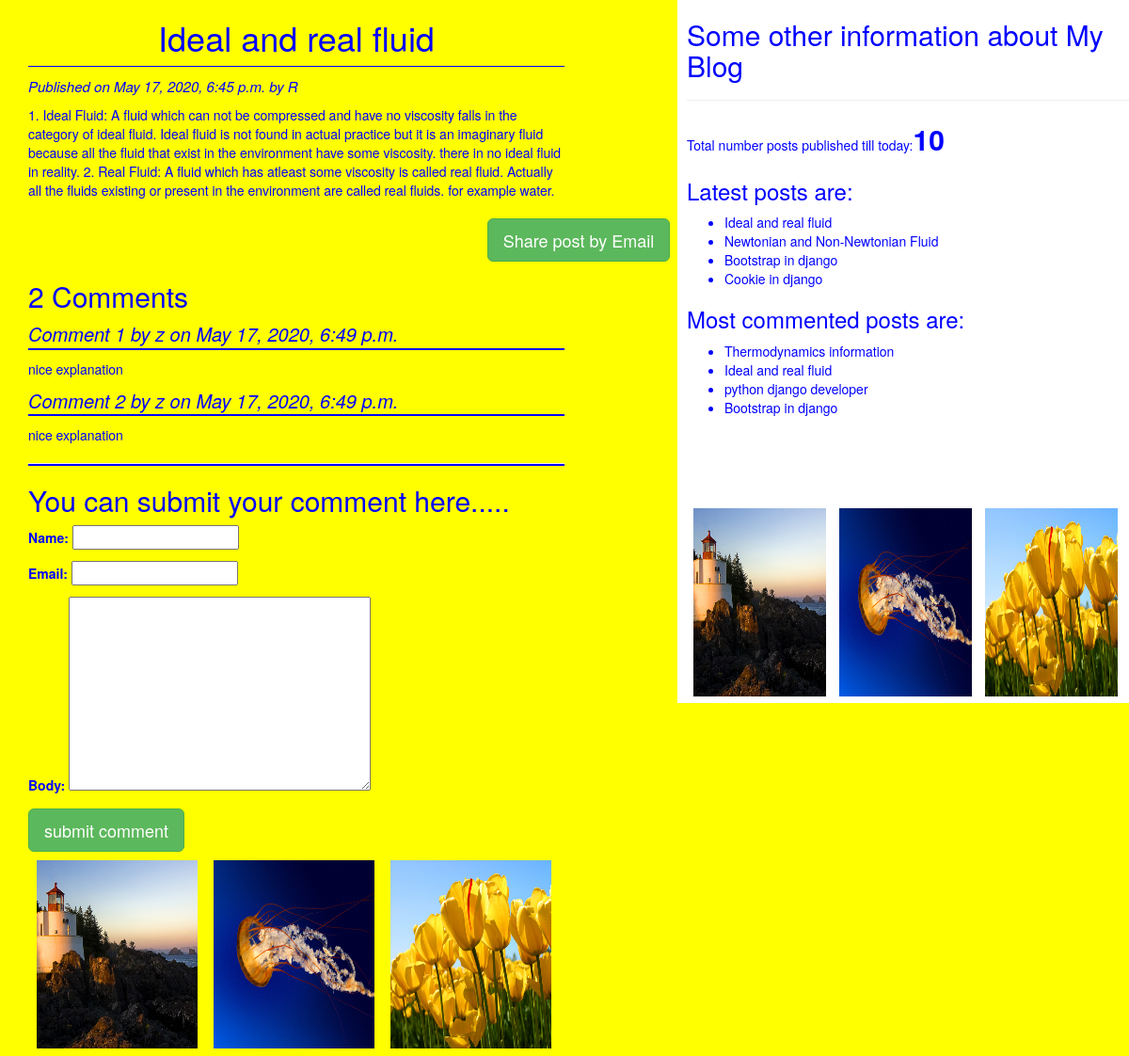
/2020/17/05/ideal-and-real-fluid/, run on the app's committed database.
### blog/models.py (models this page shows, shortened)
class Post(models.Model):
    STATUS_CHOICES=(('draft','Draft'),('published','Published'))
    title=models.CharField(max_length=256)
    slug=models.SlugField(max_length=264,unique_for_date='publish')
    body=models.TextField()
    author=models.ForeignKey(User,related_name='blog_posts',on_delete=models.CASCADE)
    publish=models.DateTimeField(default=timezone.now)
    created=models.DateTimeField(auto_now_add=True)
    updated=models.DateTimeField(auto_now=True)
    status=models.CharField(max_length=10,choices=STATUS_CHOICES,default='draft')
    objects=CustomManager()
    tags=TaggableManager() # for every post we need to associates tags which will be managed by TaggableManager
    class Meta:
        ordering=['-publish',]
    def get_absolute_url(self):
        return reverse('post_detail',args=[self.publish.year,self.publish.strftime('%d'),self.publish.strftime('%m'),self.slug])

class Comments(models.Model):
    post=models.ForeignKey(Post,related_name='comments',on_delete=models.CASCADE) #related_name='comments' it is reverse name which used to get all corresponding comments related to the post
    name=models.CharField(max_length=50)
    email=models.EmailField()
    body=models.TextField()
    created=models.DateTimeField(auto_now_add=True)
    updated=models.DateTimeField(auto_now=True)
    active=models.BooleanField(default=True) # it is required to disable a comment
    class Meta:
        ordering=['-created',]

### blog/views.py (the view)
# urls.py: path('<int:year>/<int:month>/<int:day>/<str:post>/',views.post_detail_view,name='post_detail'),
def post_detail_view(request,year,month,day,post):
    post=get_object_or_404(Post,slug=post,status='published')
    comments=post.comments.filter(active=True) # display all comments related to this post where active=True only
    csubmit=False #csubmit means commentsubmit
    if request.method=='POST':
        form=CommentsForm(request.POST) # it contains CommentsForm form data
        if form.is_valid():
            new_comment=form.save(commit=False) #commit=False  means don't save the comments in the database now
            new_comment.post=post  # related to the current post assign the comment for post field i.e new_comment.post
            new_comment.save()
            csubmit=True    #csubmit means commentsubmit
    else:
        form=CommentsForm()
    return render(request,'blog/post_detail.html',{'post':post,'form':form,'csubmit':csubmit,'comments':comments})  #TO DISPLAY POST WITHOUT NO. OF VISITORS TO WEBSITE

### blog/forms.py
class CommentsForm(forms.ModelForm):
    class Meta:
        model=Comments
        fields=('name','email','body')

### blog/models.py (called while the page is built)
    def get_queryset(self):
        return super().get_queryset().filter(status='published')

### blog/templatetags/blog_tags.py (called while the page is built)
@register.simple_tag#(name='my_tag')   #register of this function as template tag in this manner
def total_posts():
    return Post.objects.count()  # here it will act as 'template'

@register.inclusion_tag('blog/latest_posts123.html')  # blog/latest_posts123.html:---> it means inclusion of this template because inclusion_tag returns a rendered template
def show_latest_posts(count=3):  #(count=3 means by default it will display 3 posts in Latest posts if any count value not specified in sidebar of base.html)
    latest_posts=Post.objects.order_by('-publish')[:count]#[:3] (here instead of hard coding([:3]) we are passing count value which we will get in base.html template tag:--> {%show_latest_posts 4%}
    return {'latest_posts':latest_posts}

@register.simple_tag
def get_most_commented_posts(count=4):
    return Post.objects.annotate(total_comments=Count('comments')).order_by('-total_comments')[:count]

### templates/blog/post_detail.html (shortened to what this page needs)
{%extends 'blog/base.html' %}
{%block content%}
<h1>{{post.title}}</h1>
<p id="date">Published on {{post.publish}} by {{post.author|title}}</p>
{{post.body}}<br><br>
<div class="container" align="center">
  <a href="/{{post.id}}/share" class="btn btn-success btn-lg">Share post by Email</a>
</div>
{% with comments.count as comments_count %}
<h2>{{comments_count}} Comment{{comments_count|pluralize}}</h2>
{%endwith%}
 {%if comments%}
 {%for comment in comments%}
 <p id="ch">Comment {{forloop.counter}} by {{comment.name}} on {{comment.created}}</p>
 <div class="cb">
   {{comment.body|linebreaks}}
 </div>
 {%endfor%}<hr id="ch">
 {%else%}
 <p>There are no comments yet.....</p>
 {%endif%}
 {%if csubmit%}
 <p>your comment added successfully</p>
 {%else%}
 <h2>You can submit your comment here.....</h2>
 <form method="post" >
   {{form.as_p}}
   <input type="submit" class="btn btn-lg btn-success"  value="submit comment">
 </form>
   {%endif%}
{%endblock%}

### templates/blog/base.html (shortened to what this page needs)
<!DOCTYPE html>
{%load blog_tags%}
{%load static%}
<html lang="en">
<head>
    <link rel="stylesheet" href="https://maxcdn.bootstrapcdn.com/bootstrap/3.3.7/css/bootstrap.min.css">
    <link rel="stylesheet" href="{%static "css/blog1.css" %}">
</head>
<body>
<div class="content">
    {%block content%}
    {%endblock%}
    <img src="{%static "images/Lighthouse.jpg"%} ">
    <img src="{%static "images/Jellyfish.jpg"%} ">
    <img src="{%static "images/Tulips.jpg"%} ">
</div>
<div class="sidebar">
    <h2>Some other information about My Blog</h2><hr>
    <p>Total number posts published till today:<span id="pcount">{%total_posts%}</span> </p>
    <h3>Latest posts are:</h3> {%show_latest_posts 4 %}
    <h3>Most commented posts are:</h3>
    <ul>
    {%get_most_commented_posts as most_commented_posts%}
    {%for post in most_commented_posts%}
    <li><a href="{{post.get_absolute_url}}">{{post.title}}</a></li>
    {%endfor%}
  </ul><br><br><br><br>
  <img src="{%static "images/Lighthouse.jpg"%} ">
  <img src="{%static "images/Jellyfish.jpg"%} ">
  <img src="{%static "images/Tulips.jpg"%} ">
</div>
</body>
</html>

### templates/blog/latest_posts123.html
<ul>
  {%for post in latest_posts%}
  <li><a href="{{post.get_absolute_url}}">{{post.title}}</a></li>
  {%endfor%}
</ul>

### static/css/blog1.css (style rules this page uses)
.content { width:50%; float:left; background:yellow; padding: 0 0 0 30px; height:100% }
.sidebar { width:40%; float:right; background:white; padding:0 0 0 10px; height:100% }
body { background:yellow; color:blue; }
h1 { text-align: center; border-bottom: 1px solid blue; padding: 0 0 10px; }
#date { color:blue; font-size:15px; font-style:italic; }
#ch { color:blue; font-size:20px; font-style:italic; border-bottom: 2px solid blue; }
a { color:blue; }
img { height: 200px; width: 30%; float: left; margin: 1.5%; border: 2px; }
#pcount { font-size: 30px; color: blue; font-weight:bold; }

### data on the page
Post: title "Ideal and real fluid", publish "May 17, 2020, 6:45 p.m.", author "R", body "1. Ideal Fluid: A fluid which can not be compressed and have no viscosity falls in the category of ideal fluid. Ideal fluid is not found in actual practice but it is an imaginary fluid because all the fluid that exist in the environment have some viscosity. there in no ideal fluid in reality. 2. Real Fluid: A fluid which has atleast some viscosity is called real fluid. Actually all the fluids existing or present in the environment are called real fluids. for example water."
Comments: name "z", created "May 17, 2020, 6:49 p.m.", body "nice explanation"
Comments: name "z", created "May 17, 2020, 6:49 p.m.", body "nice explanation"
Post: title "Newtonian and Non-Newtonian Fluid"
Post: title "Bootstrap in django"
Post: title "Cookie in django"
Post: title "Thermodynamics information"
Post: title "python django developer"

### other printed values
{{ comments_count }} "2"
